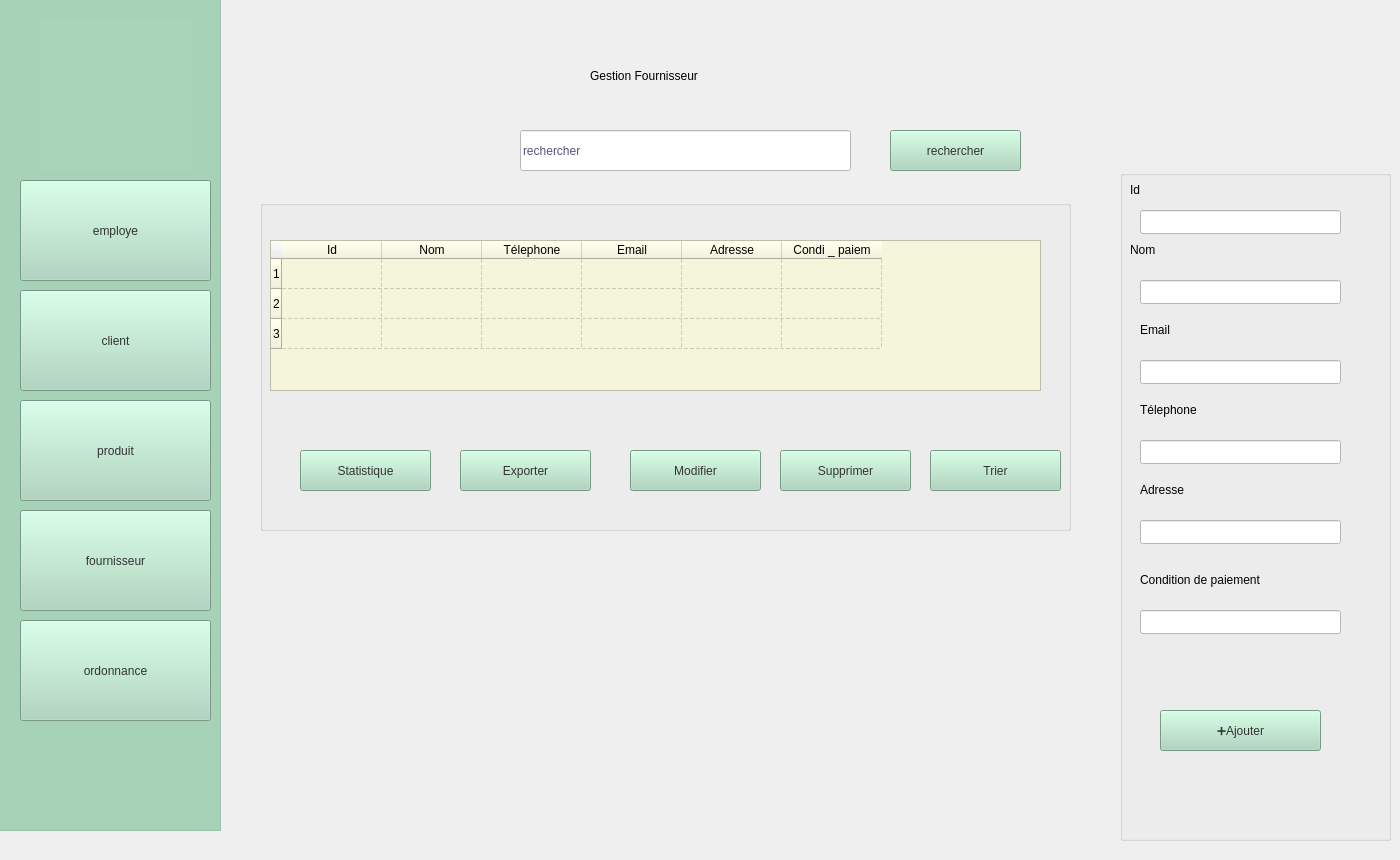
    <widget class="QWidget" name="fournisseur">
     <widget class="QLineEdit" name="lineEdit_8">
      <property name="geometry">
       <rect>
        <x>520</x>
        <y>130</y>
        <width>331</width>
        <height>41</height>
       </rect>
      </property>
      <property name="styleSheet">
       <string notr="true">background-color: rgb(255, 255, 255);
color: rgb(85, 85, 127);
</string>
      </property>
      <property name="text">
       <string>rechercher</string>
      </property>
     </widget>
     <widget class="QGroupBox" name="groupBox_7">
      <property name="geometry">
       <rect>
        <x>1120</x>
        <y>170</y>
        <width>271</width>
        <height>671</height>
       </rect>
      </property>
      <property name="styleSheet">
       <string notr="true">color: rgb(0, 0, 0);
</string>
      </property>
      <property name="title">
       <string/>
      </property>
      <widget class="QLabel" name="label_44">
       <property name="geometry">
        <rect>
         <x>10</x>
         <y>10</y>
         <width>63</width>
         <height>20</height>
        </rect>
       </property>
       <property name="text">
        <string>Id</string>
       </property>
      </widget>
      <widget class="QLabel" name="label_45">
       <property name="geometry">
        <rect>
         <x>10</x>
         <y>70</y>
         <width>63</width>
         <height>20</height>
        </rect>
       </property>
       <property name="text">
        <string>Nom</string>
       </property>
      </widget>
      <widget class="QLabel" name="label_46">
       <property name="geometry">
        <rect>
         <x>20</x>
         <y>150</y>
         <width>63</width>
         <height>20</height>
        </rect>
       </property>
       <property name="text">
        <string>Email</string>
       </property>
      </widget>
      <widget class="QLabel" name="label_47">
       <property name="geometry">
        <rect>
         <x>20</x>
         <y>230</y>
         <width>91</width>
         <height>20</height>
        </rect>
       </property>
       <property name="text">
        <string>Télephone</string>
       </property>
      </widget>
      <widget class="QLabel" name="label_48">
       <property name="geometry">
        <rect>
         <x>20</x>
         <y>310</y>
         <width>63</width>
         <height>20</height>
        </rect>
       </property>
       <property name="text">
        <string>Adresse</string>
       </property>
      </widget>
      <widget class="QPushButton" name="pushButton_41">
       <property name="geometry">
        <rect>
         <x>40</x>
         <y>540</y>
         <width>161</width>
         <height>41</height>
        </rect>
       </property>
       <property name="styleSheet">
        <string notr="true">background-color: rgb(168, 213, 186);
font: 14pt &quot;Segoe UI&quot;;
color: rgb(51, 51, 51);</string>
       </property>
       <property name="text">
        <string>➕Ajouter</string>
       </property>
      </widget>
      <widget class="QLineEdit" name="lineEdit_16">
       <property name="geometry">
        <rect>
         <x>20</x>
         <y>40</y>
         <width>201</width>
         <height>24</height>
        </rect>
       </property>
       <property name="styleSheet">
        <string notr="true">background-color: rgb(255, 255, 255);
</string>
       </property>
      </widget>
      <widget class="QLineEdit" name="lineEdit_17">
       <property name="geometry">
        <rect>
         <x>20</x>
         <y>110</y>
         <width>201</width>
         <height>24</height>
        </rect>
       </property>
       <property name="styleSheet">
        <string notr="true">background-color: rgb(255, 255, 255);</string>
       </property>
      </widget>
      <widget class="QLineEdit" name="lineEdit_18">
       <property name="geometry">
        <rect>
         <x>20</x>
         <y>190</y>
         <width>201</width>
         <height>24</height>
        </rect>
       </property>
       <property name="styleSheet">
        <string notr="true">background-color: rgb(255, 255, 255);</string>
       </property>
      </widget>
      <widget class="QLineEdit" name="lineEdit_19">
       <property name="geometry">
        <rect>
         <x>20</x>
         <y>270</y>
         <width>201</width>
         <height>24</height>
        </rect>
       </property>
       <property name="styleSheet">
        <string notr="true">background-color: rgb(255, 255, 255);</string>
       </property>
      </widget>
      <widget class="QLineEdit" name="lineEdit_20">
       <property name="geometry">
        <rect>
         <x>20</x>
         <y>350</y>
         <width>201</width>
         <height>24</height>
        </rect>
       </property>
       <property name="styleSheet">
        <string notr="true">background-color: rgb(255, 255, 255);</string>
       </property>
      </widget>
      <widget class="QLabel" name="label_50">
       <property name="geometry">
        <rect>
         <x>20</x>
         <y>400</y>
         <width>201</width>
         <height>20</height>
        </rect>
       </property>
       <property name="text">
        <string>Condition de paiement</string>
       </property>
      </widget>
      <widget class="QLineEdit" name="lineEdit_22">
       <property name="geometry">
        <rect>
         <x>20</x>
         <y>440</y>
         <width>201</width>
         <height>24</height>
        </rect>
       </property>
       <property name="styleSheet">
        <string notr="true">background-color: rgb(255, 255, 255);</string>
       </property>
      </widget>
     </widget>
     <widget class="QPushButton" name="pushButton_45">
      <property name="geometry">
       <rect>
        <x>890</x>
        <y>130</y>
        <width>131</width>
        <height>41</height>
       </rect>
      </property>
      <property name="styleSheet">
       <string notr="true">background-color: rgb(168, 213, 186);
font: 14pt &quot;Segoe UI&quot;;
color: rgb(51, 51, 51);</string>
      </property>
      <property name="text">
       <string>rechercher</string>
      </property>
     </widget>
     <widget class="QGroupBox" name="groupBox_8">
      <property name="geometry">
       <rect>
        <x>260</x>
        <y>200</y>
        <width>811</width>
        <height>331</height>
       </rect>
      </property>
      <property name="styleSheet">
       <string notr="true">
color: rgb(0, 0, 0);</string>
      </property>
      <property name="title">
       <string/>
      </property>
      <widget class="QPushButton" name="pushButton_42">
       <property name="geometry">
        <rect>
         <x>200</x>
         <y>250</y>
         <width>131</width>
         <height>41</height>
        </rect>
       </property>
       <property name="styleSheet">
        <string notr="true">background-color: rgb(168, 213, 186);
font: 14pt &quot;Segoe UI&quot;;
color: rgb(51, 51, 51);</string>
       </property>
       <property name="text">
        <string>Exporter</string>
       </property>
      </widget>
      <widget class="QPushButton" name="pushButton_43">
       <property name="geometry">
        <rect>
         <x>370</x>
         <y>250</y>
         <width>131</width>
         <height>41</height>
        </rect>
       </property>
       <property name="styleSheet">
        <string notr="true">background-color: rgb(168, 213, 186);
font: 14pt &quot;Segoe UI&quot;;
color: rgb(51, 51, 51);</string>
       </property>
       <property name="text">
        <string>Modifier</string>
       </property>
      </widget>
      <widget class="QPushButton" name="pushButton_44">
       <property name="geometry">
        <rect>
         <x>520</x>
         <y>250</y>
         <width>131</width>
         <height>41</height>
        </rect>
       </property>
       <property name="styleSheet">
        <string notr="true">background-color: rgb(168, 213, 186);
font: 14pt &quot;Segoe UI&quot;;
color: rgb(51, 51, 51);</string>
       </property>
       <property name="text">
        <string>Supprimer</string>
       </property>
      </widget>
      <widget class="QTableWidget" name="tableWidget_4">
       <property name="geometry">
        <rect>
         <x>10</x>
         <y>40</y>
         <width>771</width>
         <height>151</height>
        </rect>
       </property>
       <property name="acceptDrops">
        <bool>false</bool>
       </property>
       <property name="styleSheet">
        <string notr="true">background-color: rgb(245, 245, 220);
font: 12pt &quot;Segoe UI&quot;;
color: rgb(0, 0, 0);</string>
       </property>
       <property name="gridStyle">
        <enum>Qt::PenStyle::DashLine</enum>
       </property>
       <property name="cornerButtonEnabled">
        <bool>true</bool>
       </property>
       <property name="rowCount">
        <number>3</number>
       </property>
       <row/>
       <row/>
       <row/>
       <column>
        <property name="text">
         <string>Id</string>
        </property>
       </column>
       <column>
        <property name="text">
         <string>Nom</string>
        </property>
       </column>
       <column>
        <property name="text">
         <string>Télephone</string>
        </property>
       </column>
       <column>
        <property name="text">
         <string>Email</string>
        </property>
       </column>
       <column>
        <property name="text">
         <string>Adresse</string>
        </property>
       </column>
       <column>
        <property name="text">
         <string>Condi _ paiem</string>
        </property>
       </column>
      </widget>
      <widget class="QPushButton" name="pushButton_46">
       <property name="geometry">
        <rect>
         <x>40</x>
         <y>250</y>
         <width>131</width>
         <height>41</height>
        </rect>
       </property>
       <property name="styleSheet">
        <string notr="true">background-color: rgb(168, 213, 186);
font: 14pt &quot;Segoe UI&quot;;
color: rgb(51, 51, 51);</string>
       </property>
       <property name="text">
        <string>Statistique</string>
       </property>
      </widget>
      <widget class="QPushButton" name="pushButton_47">
       <property name="geometry">
        <rect>
         <x>670</x>
         <y>250</y>
         <width>131</width>
         <height>41</height>
        </rect>
       </property>
       <property name="styleSheet">
        <string notr="true">background-color: rgb(168, 213, 186);
font: 14pt &quot;Segoe UI&quot;;
color: rgb(51, 51, 51);</string>
       </property>
       <property name="text">
        <string>Trier</string>
       </property>
      </widget>
     </widget>
     <widget class="QLabel" name="label_36">
      <property name="geometry">
       <rect>
        <x>590</x>
        <y>50</y>
        <width>541</width>
        <height>51</height>
       </rect>
      </property>
      <property name="styleSheet">
       <string notr="true">color: rgb(0, 0, 0);
font: 28pt &quot;Segoe UI&quot;;</string>
      </property>
      <property name="text">
       <string>Gestion Fournisseur</string>
      </property>
     </widget>
     <widget class="QGroupBox" name="menu_4">
      <property name="geometry">
       <rect>
        <x>-10</x>
        <y>-20</y>
        <width>231</width>
        <height>851</height>
       </rect>
      </property>
      <property name="styleSheet">
       <string notr="true">background-color: rgb(168, 213, 186);</string>
      </property>
      <property name="title">
       <string/>
      </property>
      <widget class="QPushButton" name="bem_5">
       <property name="geometry">
        <rect>
         <x>30</x>
         <y>200</y>
         <width>191</width>
         <height>101</height>
        </rect>
       </property>
       <property name="styleSheet">
        <string notr="true">background-color: rgb(168, 213, 186);
border-color: rgb(0, 0, 0);
color: rgb(51, 51, 51);
font: 18pt &quot;Segoe UI&quot;;</string>
       </property>
       <property name="text">
        <string>employe</string>
       </property>
      </widget>
      <widget class="QPushButton" name="bc_5">
       <property name="geometry">
        <rect>
         <x>30</x>
         <y>310</y>
         <width>191</width>
         <height>101</height>
        </rect>
       </property>
       <property name="styleSheet">
        <string notr="true">background-color: rgb(168, 213, 186);
color: rgb(51, 51, 51);
font: 18pt &quot;Segoe UI&quot;;
</string>
       </property>
       <property name="text">
        <string>client</string>
       </property>
      </widget>
      <widget class="QPushButton" name="bo_5">
       <property name="geometry">
        <rect>
         <x>30</x>
         <y>640</y>
         <width>191</width>
         <height>101</height>
        </rect>
       </property>
       <property name="styleSheet">
        <string notr="true">background-color: rgb(168, 213, 186);
color: rgb(51, 51, 51);
font: 18pt &quot;Segoe UI&quot;;</string>
       </property>
       <property name="text">
        <string>ordonnance</string>
       </property>
      </widget>
      <widget class="QLabel" name="label_39">
       <property name="geometry">
        <rect>
         <x>50</x>
         <y>40</y>
         <width>151</width>
         <height>151</height>
        </rect>
       </property>
       <property name="styleSheet">
        <string notr="true">background-image: url(:/logo1.png);</string>
       </property>
       <property name="text">
        <string/>
       </property>
      </widget>
      <widget class="QPushButton" name="bp_5">
       <property name="geometry">
        <rect>
         <x>30</x>
         <y>420</y>
         <width>191</width>
         <height>101</height>
        </rect>
       </property>
       <property name="styleSheet">
        <string notr="true">background-color: rgb(168, 213, 186);
color: rgb(51, 51, 51);
font: 18pt &quot;Segoe UI&quot;;
</string>
       </property>
       <property name="text">
        <string>produit</string>
       </property>
      </widget>
      <widget class="QPushButton" name="bf_5">
       <property name="geometry">
        <rect>
         <x>30</x>
         <y>530</y>
         <width>191</width>
         <height>101</height>
        </rect>
       </property>
       <property name="styleSheet">
        <string notr="true">background-color: rgb(168, 213, 186);
color: rgb(51, 51, 51);
font: 18pt &quot;Segoe UI&quot;;
</string>
       </property>
       <property name="text">
        <string>fournisseur</string>
       </property>
      </widget>
     </widget>
    </widget>
